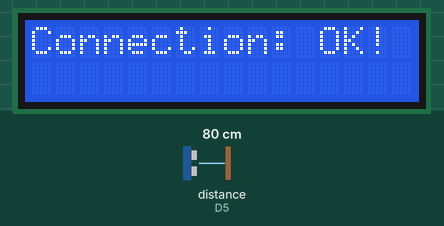
A sketch run on a simulated ESP8266 (NodeMCU). Parts: 16×2 character LCD. Wiring (inferred from the names in the program): ultrasonic range finder: trigger D6; echo D5. The inputs (shaded band) are chosen by the test bench; at power-on: distance to the obstacle (sensor on D5) 80 cm. The echo pulse lasts 58.3 µs per cm; WiFi joins after 1.5 s; servers stay silent unless stated; what the sketch prints to the serial monitor is not drawn.

Above: at 1.7 s.
At 4.8 s:
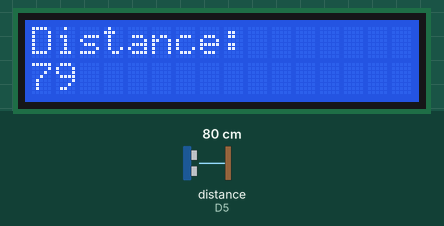
4.9 s: distance to the obstacle (sensor on D5) set to 2 cm
At 6.9 s:
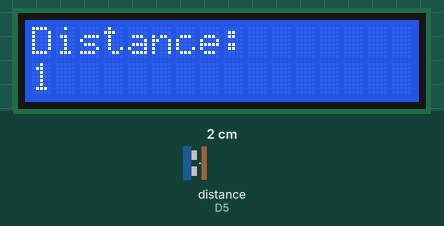
7.2 s: distance to the obstacle (sensor on D5) set to 4 cm
At 8.5 s:
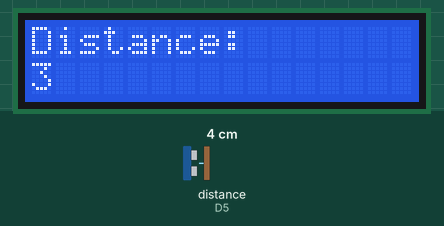
9.2 s: distance to the obstacle (sensor on D5) set to 9 cm
At 11.1 s:
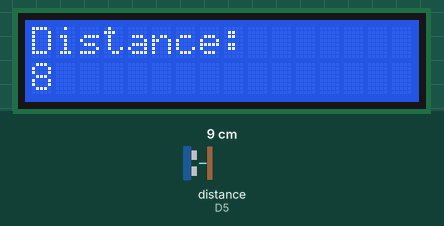
Timing chart, 0 to 12.6 s (numbered marks = the images above; inputs shaded):
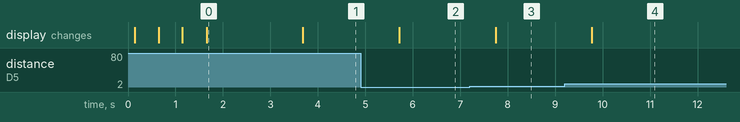

Measured:
- after the input at 4.9 s, the display: changes after 0.82 s (image 2)
- after the input at 7.2 s, the display: changes after 0.54 s (image 3)
- after the input at 9.2 s, the display: changes after 0.57 s (image 4)
- what the display in image 0 shows lasts 2.0 s, from 1.7 s to 3.7 s

The sketch:

ultrasonic-sensor-distance-meter.ino
```cpp
#include <Wire.h>
#include <LiquidCrystal_I2C.h>

#include <ESP8266WiFi.h>

#include "secrets.h"
// #include "ThingSpeak.h"
char ssid[] = SECRET_SSID; // your network SSID (name)
char pass[] = SECRET_PASS; // your network password
int keyIndex = 0; // your network key Index number (needed only for WEP)
WiFiClient  client;

unsigned long myChannelNumber = SECRET_CH_ID;
const char * myWriteAPIKey = SECRET_WRITE_APIKEY;
const char * myReadAPIKey = SECRET_READ_APIKEY_COUNTER;

// LCD address and geometry and library initialization
const byte lcdAddr = 0x27;  // Address of I2C backpack
const byte lcdCols = 16;    // Number of character in a row
const byte lcdRows = 2;     // Number of lines
//const byte lcdAddr = 0x3F;  // Address of I2C backpack
//const byte lcdCols = 20;    // Number of character in a row
//const byte lcdRows = 4;     // Number of lines

LiquidCrystal_I2C lcd(lcdAddr, lcdCols, lcdRows);

String alwaysDisplay = "Distance:"; //The message that will always be displayed on row 1.

unsigned long LastMillis = 0;

const int trigPin = D6;
const int echoPin = D5;

//define sound velocity in cm/uS
#define SOUND_VELOCITY 0.034
#define CM_TO_INCH 0.393701

long duration;
float distanceCm;
float distanceInch;

void setup() {
  Serial.begin(115200);

  pinMode(trigPin, OUTPUT); // Sets the trigPin as an Output
  pinMode(echoPin, INPUT); // Sets the echoPin as an Input

  lcd.begin(16, 2);
  lcd.init();
  lcd.backlight();
  lcd.clear(); //Clear the LCD screen, just in case!

  WiFi.mode(WIFI_STA);

  Serial.println();

  long internetConnectionDuration = millis();

  WiFi.begin(ssid, pass);

  Serial.print("Connecting");
  lcd.print("Connecting!");
  lcd.setCursor(0, 1);
  while (WiFi.status() != WL_CONNECTED)
  {
    delay(500);
    Serial.print(".");
    lcd.print(".");
  }
  Serial.println();

  Serial.print("Connected to ");
  Serial.print(ssid);
  Serial.print(" in ");
  Serial.print((millis() - internetConnectionDuration) / 1000);
  Serial.print(" seconds. IP address: ");
  Serial.println(WiFi.localIP());

  lcd.clear();
  lcd.print("Connection: OK!");

  delay (2000);

  // ThingSpeak.begin(client);  // Initialize ThingSpeak

  UltrasonicFunction ();
  DisplayFunction ();
  LastMillis = millis();
}

void loop() {
  unsigned long CurrentMillis = millis();
  if (CurrentMillis - LastMillis > 1000) {
    UltrasonicFunction ();
    DisplayFunction ();
    LastMillis = millis();
  }
}

void DisplayFunction () {
  lcd.clear();
  lcd.print(alwaysDisplay);
  lcd.setCursor(0, 1);
  lcd.print(int(distanceCm));
}

void UltrasonicFunction () {
  // Clears the trigPin
  digitalWrite(trigPin, LOW);
  delayMicroseconds(2);
  // Sets the trigPin on HIGH state for 10 micro seconds
  digitalWrite(trigPin, HIGH);
  delayMicroseconds(10);
  digitalWrite(trigPin, LOW);

  // Reads the echoPin, returns the sound wave travel time in microseconds
  duration = pulseIn(echoPin, HIGH);

  // Calculate the distance
  distanceCm = duration * SOUND_VELOCITY / 2;

  // Prints the distance on the Serial Monitor
  Serial.print("Distance (cm): ");
  Serial.println(distanceCm);
}
```

secrets.h
```cpp
// Use this file to store all of the private credentials
// and connection details

#define SECRET_SSID "MySSID" // replace MySSID with your WiFi network name
#define SECRET_PASS "MyPassword" // replace MyPassword with your WiFi password

// Your ThingSpeak channel information
#define SECRET_CH_ID 0000000 // replace 0000000 with your channel number
#define SECRET_WRITE_APIKEY "XYZ"   // replace XYZ with your channel write API Key
#define SECRET_READ_APIKEY_COUNTER "XYZ"  // replace XYZ with your channel read API Key
```
